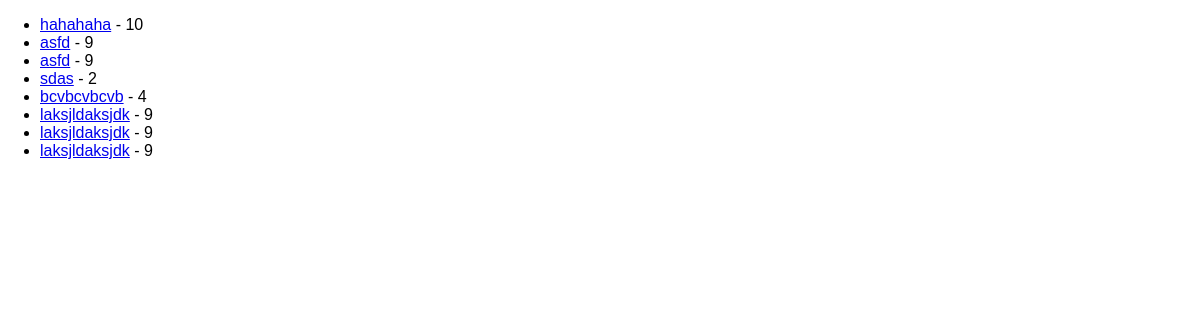
The page /review on the database as committed earlier.
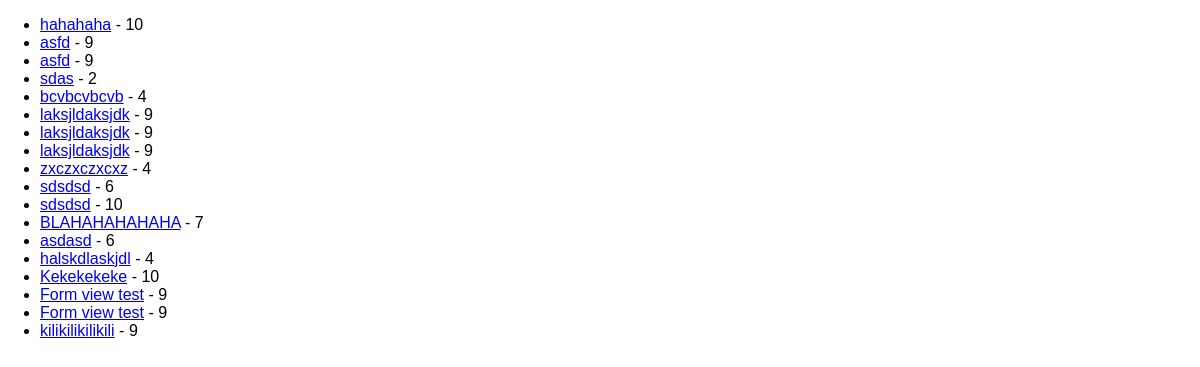
The same page on the database as committed later.
### reviews/models.py (models this page shows, shortened)
class Review(models.Model):
    username = models.CharField(max_length=100)
    review_text = models.TextField(max_length=500)
    rating = models.IntegerField(validators=[MinValueValidator(1),
                                             MaxValueValidator(10)])

### reviews/views.py (the view)
# urls.py: path("review",views.ReviewListView.as_view()),
class ReviewListView(ListView):
    template_name = "reviews/review_list.html"
    model = Review
    context_object_name = "reviews"

### reviews/templates/reviews/review_list.html (shortened to what this page needs)
{% extends "reviews/base.html" %}
{% block content %}
<ul>
    {% for review in reviews %}
        <li><a href="review/{{review.id}}">{{review.username}}</a> - {{review.rating}}</li>
    {% endfor %}
</ul>
{% endblock content %}

### reviews/templates/reviews/base.html (shortened to what this page needs)
{% load static %}
<!DOCTYPE html>
<html lang="en">
<head>
    <link rel="stylesheet" href="{% static "reviews/style.css"%}">
</head>
<body>
    {% block content %}{% endblock  %}
</body>
</html>

### reviews/static/reviews/style.css (style rules this page uses)
body { font-family: sans-serif; margin: 0; }

Rows that differ between the two databases and show on the page:
added Review: username "zxczxczxcxz", rating "4"
added Review: username "sdsdsd", rating "6"
added Review: username "sdsdsd", rating "10"
added Review: username "BLAHAHAHAHAHA", rating "7"
added Review: username "asdasd", rating "6"
added Review: username "halskdlaskjdl", rating "4"
added Review: username "Kekekekeke", rating "10"
added Review: username "Form view test", rating "9"
added Review: username "Form view test", rating "9"
added Review: username "kilikilikilikili", rating "9"
